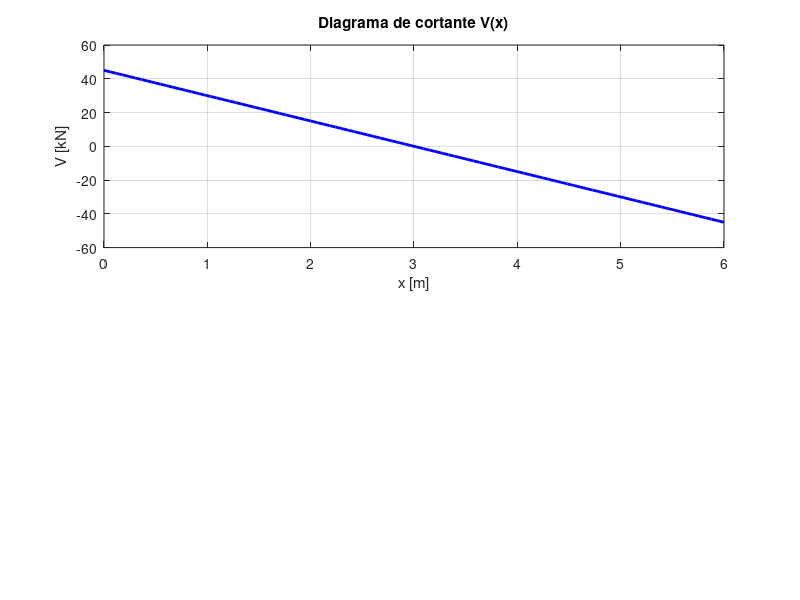

Source code (MATLAB): (Note: this script raises an error after producing the figure.)
% Diagramas_Viga_VM.m — Diagramas de cortante V(x) y momento M(x) de una viga
clear; clc;

% Viga simplemente apoyada, carga uniforme
L = 6;       % luz [m]
q = 15e3;    % carga uniforme [N/m]
x = linspace(0, L, 100);

V = q*L/2 - q*x;
M = q*x.*(L - x)/2;

figure;
subplot(2,1,1);
plot(x, V/1e3, 'b', 'LineWidth', 2);
title('Diagrama de cortante V(x)');
xlabel('x [m]'); ylabel('V [kN]');
grid on; yline(0, 'k:');

subplot(2,1,2);
plot(x, M/1e3, 'r', 'LineWidth', 2);
title('Diagrama de momento M(x)');
xlabel('x [m]'); ylabel('M [kN*m]');
grid on; yline(0, 'k:');

fprintf('Diagramas V(x), M(x) para viga simplemente apoyada L=%dm, q=%g kN/m.\n', L, q/1e3);
fprintf('M_max = %.2f kN*m en x = L/2\n', max(M)/1e3);
